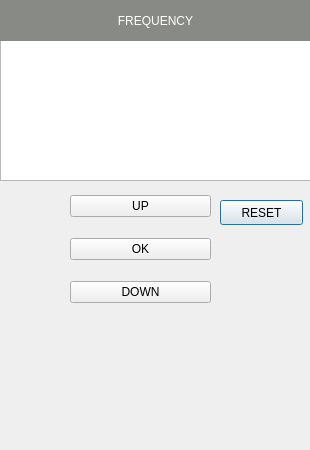
<?xml version="1.0" encoding="UTF-8"?>
<ui version="4.0">
 <class>FrequencyWindow</class>
 <widget class="QDialog" name="FrequencyWindow">
  <property name="geometry">
   <rect>
    <x>0</x>
    <y>0</y>
    <width>310</width>
    <height>450</height>
   </rect>
  </property>
  <property name="windowTitle">
   <string>Dialog</string>
  </property>
  <widget class="QListWidget" name="listWidget">
   <property name="geometry">
    <rect>
     <x>0</x>
     <y>40</y>
     <width>311</width>
     <height>141</height>
    </rect>
   </property>
   <property name="styleSheet">
    <string notr="true">font: 18pt &quot;DejaVu Sans&quot;;</string>
   </property>
  </widget>
  <widget class="QPushButton" name="back">
   <property name="geometry">
    <rect>
     <x>220</x>
     <y>200</y>
     <width>83</width>
     <height>25</height>
    </rect>
   </property>
   <property name="text">
    <string>RESET</string>
   </property>
  </widget>
  <widget class="QWidget" name="layoutWidget">
   <property name="geometry">
    <rect>
     <x>70</x>
     <y>180</y>
     <width>141</width>
     <height>141</height>
    </rect>
   </property>
   <layout class="QVBoxLayout" name="verticalLayout">
    <item>
     <widget class="QPushButton" name="up">
      <property name="text">
       <string>UP</string>
      </property>
     </widget>
    </item>
    <item>
     <widget class="QPushButton" name="ok">
      <property name="text">
       <string>OK</string>
      </property>
     </widget>
    </item>
    <item>
     <widget class="QPushButton" name="down">
      <property name="text">
       <string>DOWN</string>
      </property>
     </widget>
    </item>
   </layout>
  </widget>
  <widget class="QLabel" name="label">
   <property name="geometry">
    <rect>
     <x>0</x>
     <y>0</y>
     <width>311</width>
     <height>41</height>
    </rect>
   </property>
   <property name="styleSheet">
    <string notr="true">font: 75 italic 17pt &quot;DejaVu Sans&quot;;
background-color: rgb(136, 138, 133);
color: rgb(255, 255, 255);</string>
   </property>
   <property name="text">
    <string>FREQUENCY</string>
   </property>
   <property name="alignment">
    <set>Qt::AlignCenter</set>
   </property>
  </widget>
 </widget>
 <resources/>
 <connections>
  <connection>
   <sender>back</sender>
   <signal>clicked()</signal>
   <receiver>FrequencyWindow</receiver>
   <slot>close()</slot>
   <hints>
    <hint type="sourcelabel">
     <x>258</x>
     <y>194</y>
    </hint>
    <hint type="destinationlabel">
     <x>246</x>
     <y>325</y>
    </hint>
   </hints>
  </connection>
 </connections>
</ui>
